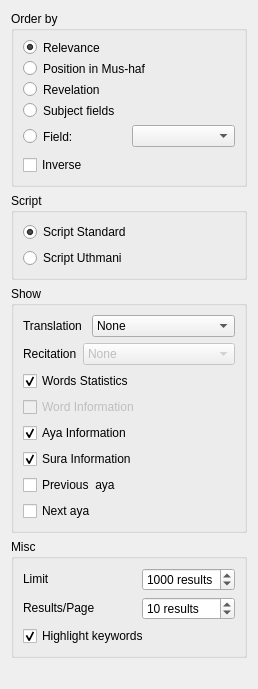
       <widget class="QWidget" name="scrollAreaWidgetContents">
        <property name="geometry">
         <rect>
          <x>0</x>
          <y>0</y>
          <width>258</width>
          <height>689</height>
         </rect>
        </property>
        <layout class="QVBoxLayout" name="verticalLayout_5">
         <item>
          <widget class="QGroupBox" name="groupBox">
           <property name="minimumSize">
            <size>
             <width>0</width>
             <height>0</height>
            </size>
           </property>
           <property name="title">
            <string>Order by</string>
           </property>
           <layout class="QVBoxLayout" name="verticalLayout">
            <item>
             <widget class="QRadioButton" name="o_sortedbyscore">
              <property name="minimumSize">
               <size>
                <width>0</width>
                <height>12</height>
               </size>
              </property>
              <property name="text">
               <string>Relevance</string>
              </property>
              <property name="checked">
               <bool>true</bool>
              </property>
             </widget>
            </item>
            <item>
             <widget class="QRadioButton" name="o_sortedbymushaf">
              <property name="minimumSize">
               <size>
                <width>0</width>
                <height>12</height>
               </size>
              </property>
              <property name="text">
               <string>Position in Mus-haf </string>
              </property>
             </widget>
            </item>
            <item>
             <widget class="QRadioButton" name="o_sortedbytanzil">
              <property name="minimumSize">
               <size>
                <width>0</width>
                <height>12</height>
               </size>
              </property>
              <property name="text">
               <string>Revelation</string>
              </property>
             </widget>
            </item>
            <item>
             <widget class="QRadioButton" name="o_sortedbysubject">
              <property name="minimumSize">
               <size>
                <width>0</width>
                <height>12</height>
               </size>
              </property>
              <property name="text">
               <string>Subject fields</string>
              </property>
             </widget>
            </item>
            <item>
             <layout class="QHBoxLayout" name="horizontalLayout_17">
              <item>
               <widget class="QRadioButton" name="o_sortedbyfield">
                <property name="minimumSize">
                 <size>
                  <width>0</width>
                  <height>25</height>
                 </size>
                </property>
                <property name="text">
                 <string>Field:</string>
                </property>
               </widget>
              </item>
              <item>
               <widget class="QComboBox" name="o_field">
                <property name="minimumSize">
                 <size>
                  <width>0</width>
                  <height>0</height>
                 </size>
                </property>
                <property name="baseSize">
                 <size>
                  <width>0</width>
                  <height>28</height>
                 </size>
                </property>
               </widget>
              </item>
             </layout>
            </item>
            <item>
             <widget class="QCheckBox" name="o_reverse">
              <property name="text">
               <string>Inverse</string>
              </property>
              <property name="checked">
               <bool>false</bool>
              </property>
             </widget>
            </item>
           </layout>
          </widget>
         </item>
         <item>
          <widget class="QGroupBox" name="groupBox_6">
           <property name="sizePolicy">
            <sizepolicy hsizetype="Expanding" vsizetype="Preferred">
             <horstretch>0</horstretch>
             <verstretch>0</verstretch>
            </sizepolicy>
           </property>
           <property name="title">
            <string>Script</string>
           </property>
           <layout class="QVBoxLayout" name="verticalLayout_13">
            <item>
             <widget class="QRadioButton" name="o_script_standard">
              <property name="sizePolicy">
               <sizepolicy hsizetype="Expanding" vsizetype="Fixed">
                <horstretch>0</horstretch>
                <verstretch>0</verstretch>
               </sizepolicy>
              </property>
              <property name="text">
               <string>Script Standard</string>
              </property>
              <property name="checked">
               <bool>true</bool>
              </property>
             </widget>
            </item>
            <item>
             <widget class="QRadioButton" name="o_script_uthmani">
              <property name="sizePolicy">
               <sizepolicy hsizetype="Expanding" vsizetype="Fixed">
                <horstretch>0</horstretch>
                <verstretch>0</verstretch>
               </sizepolicy>
              </property>
              <property name="text">
               <string>Script Uthmani</string>
              </property>
              <property name="checked">
               <bool>false</bool>
              </property>
             </widget>
            </item>
           </layout>
          </widget>
         </item>
         <item>
          <widget class="QGroupBox" name="groupBox_4">
           <property name="title">
            <string>Show</string>
           </property>
           <layout class="QVBoxLayout" name="verticalLayout_6">
            <item>
             <layout class="QHBoxLayout" name="horizontalLayout_28">
              <item>
               <widget class="QLabel" name="label_8">
                <property name="sizePolicy">
                 <sizepolicy hsizetype="Fixed" vsizetype="Preferred">
                  <horstretch>0</horstretch>
                  <verstretch>0</verstretch>
                 </sizepolicy>
                </property>
                <property name="text">
                 <string>Translation </string>
                </property>
                <property name="buddy">
                 <cstring>o_traduction</cstring>
                </property>
               </widget>
              </item>
              <item>
               <widget class="QComboBox" name="o_traduction">
                <property name="enabled">
                 <bool>true</bool>
                </property>
                <item>
                 <property name="text">
                  <string>None</string>
                 </property>
                </item>
               </widget>
              </item>
             </layout>
            </item>
            <item>
             <layout class="QHBoxLayout" name="horizontalLayout_29">
              <item>
               <widget class="QLabel" name="label_9">
                <property name="sizePolicy">
                 <sizepolicy hsizetype="Fixed" vsizetype="Preferred">
                  <horstretch>0</horstretch>
                  <verstretch>0</verstretch>
                 </sizepolicy>
                </property>
                <property name="text">
                 <string>Recitation</string>
                </property>
                <property name="buddy">
                 <cstring>o_recitation</cstring>
                </property>
               </widget>
              </item>
              <item>
               <widget class="QComboBox" name="o_recitation">
                <property name="enabled">
                 <bool>false</bool>
                </property>
                <item>
                 <property name="text">
                  <string>None</string>
                 </property>
                </item>
               </widget>
              </item>
             </layout>
            </item>
            <item>
             <widget class="QCheckBox" name="o_word_stat">
              <property name="text">
               <string>Words Statistics</string>
              </property>
              <property name="checked">
               <bool>true</bool>
              </property>
             </widget>
            </item>
            <item>
             <widget class="QCheckBox" name="o_aya_info_2">
              <property name="enabled">
               <bool>false</bool>
              </property>
              <property name="text">
               <string>Word Information</string>
              </property>
              <property name="checkable">
               <bool>true</bool>
              </property>
              <property name="checked">
               <bool>false</bool>
              </property>
             </widget>
            </item>
            <item>
             <widget class="QCheckBox" name="o_aya_info">
              <property name="text">
               <string>Aya Information</string>
              </property>
              <property name="checked">
               <bool>true</bool>
              </property>
             </widget>
            </item>
            <item>
             <widget class="QCheckBox" name="o_sura_info">
              <property name="text">
               <string>Sura Information</string>
              </property>
              <property name="checked">
               <bool>true</bool>
              </property>
             </widget>
            </item>
            <item>
             <widget class="QCheckBox" name="o_prev">
              <property name="text">
               <string>Previous  aya</string>
              </property>
              <property name="checked">
               <bool>false</bool>
              </property>
             </widget>
            </item>
            <item>
             <widget class="QCheckBox" name="o_suiv">
              <property name="text">
               <string>Next aya</string>
              </property>
              <property name="checked">
               <bool>false</bool>
              </property>
             </widget>
            </item>
           </layout>
          </widget>
         </item>
         <item>
          <widget class="QGroupBox" name="groupBox_12">
           <property name="title">
            <string>Misc</string>
           </property>
           <layout class="QVBoxLayout" name="verticalLayout_22">
            <item>
             <layout class="QHBoxLayout" name="horizontalLayout_35">
              <item>
               <widget class="QLabel" name="label_34">
                <property name="sizePolicy">
                 <sizepolicy hsizetype="Expanding" vsizetype="Fixed">
                  <horstretch>0</horstretch>
                  <verstretch>0</verstretch>
                 </sizepolicy>
                </property>
                <property name="text">
                 <string>Limit </string>
                </property>
                <property name="buddy">
                 <cstring>o_perpage</cstring>
                </property>
               </widget>
              </item>
              <item>
               <widget class="QSpinBox" name="o_limit">
                <property name="styleSheet">
                 <string notr="true"/>
                </property>
                <property name="readOnly">
                 <bool>false</bool>
                </property>
                <property name="buttonSymbols">
                 <enum>QAbstractSpinBox::UpDownArrows</enum>
                </property>
                <property name="accelerated">
                 <bool>true</bool>
                </property>
                <property name="keyboardTracking">
                 <bool>true</bool>
                </property>
                <property name="suffix">
                 <string> results</string>
                </property>
                <property name="prefix">
                 <string/>
                </property>
                <property name="minimum">
                 <number>25</number>
                </property>
                <property name="maximum">
                 <number>6236</number>
                </property>
                <property name="singleStep">
                 <number>25</number>
                </property>
                <property name="value">
                 <number>1000</number>
                </property>
               </widget>
              </item>
             </layout>
            </item>
            <item>
             <layout class="QHBoxLayout" name="horizontalLayout_36">
              <item>
               <widget class="QLabel" name="label">
                <property name="sizePolicy">
                 <sizepolicy hsizetype="Expanding" vsizetype="Fixed">
                  <horstretch>0</horstretch>
                  <verstretch>0</verstretch>
                 </sizepolicy>
                </property>
                <property name="text">
                 <string>Results/Page</string>
                </property>
                <property name="buddy">
                 <cstring>o_perpage</cstring>
                </property>
               </widget>
              </item>
              <item>
               <widget class="QSpinBox" name="o_perpage">
                <property name="styleSheet">
                 <string notr="true"/>
                </property>
                <property name="readOnly">
                 <bool>false</bool>
                </property>
                <property name="buttonSymbols">
                 <enum>QAbstractSpinBox::UpDownArrows</enum>
                </property>
                <property name="accelerated">
                 <bool>true</bool>
                </property>
                <property name="keyboardTracking">
                 <bool>false</bool>
                </property>
                <property name="suffix">
                 <string> results</string>
                </property>
                <property name="prefix">
                 <string/>
                </property>
                <property name="minimum">
                 <number>5</number>
                </property>
                <property name="maximum">
                 <number>6236</number>
                </property>
                <property name="singleStep">
                 <number>5</number>
                </property>
                <property name="value">
                 <number>10</number>
                </property>
               </widget>
              </item>
             </layout>
            </item>
            <item>
             <widget class="QCheckBox" name="o_highlight">
              <property name="text">
               <string>Highlight keywords</string>
              </property>
              <property name="checked">
               <bool>true</bool>
              </property>
             </widget>
            </item>
           </layout>
          </widget>
         </item>
         <item>
          <spacer name="verticalSpacer">
           <property name="orientation">
            <enum>Qt::Vertical</enum>
           </property>
           <property name="sizeHint" stdset="0">
            <size>
             <width>20</width>
             <height>40</height>
            </size>
           </property>
          </spacer>
         </item>
        </layout>
       </widget>
